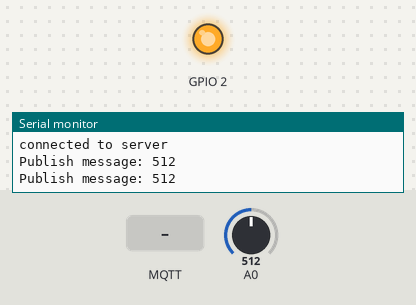
Bench run of a sketch on a simulated ESP8266 (NodeMCU). Parts: output pins drawn as LEDs (lit = HIGH, except the on-board LED, lit = LOW), the last lines printed to the serial monitor. The inputs (shaded band) are chosen by the test bench; at power-on: A0 = 512. WiFi joins after 1.5 s; servers stay silent unless stated; no MQTT or app messages arrive unless stated.

Above: at 2.7 s.
2.8 s: MQTT message "0" arrives on the first subscribed topic
At 3.6 s:
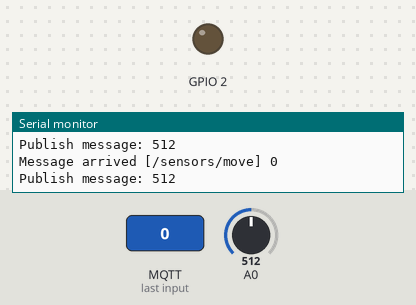
4.3 s: MQTT message "1" arrives on the first subscribed topic
At 4.8 s:
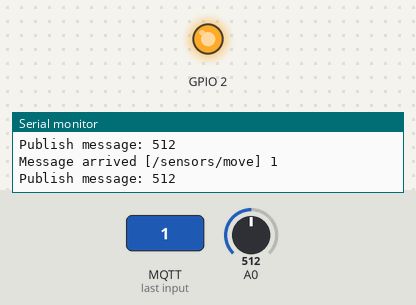
5.8 s: MQTT message "2" arrives on the first subscribed topic
At 7.1 s:
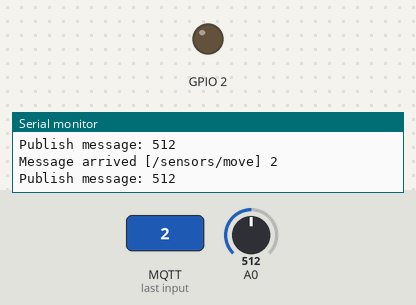
Timing chart, 0 to 8.8 s (numbered marks = the images above; inputs shaded):
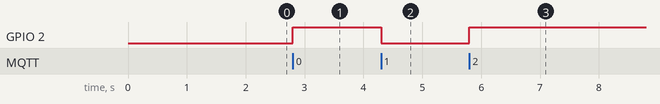

The sketch:

ESPmqttEclipse.ino
```cpp
#include "definitions.h"
#include <ESP8266WiFi.h>
#include <PubSubClient.h>

WiFiClient espClient;
PubSubClient client(espClient);

void setup() {
  pinMode(BUILTIN_LED, OUTPUT);
  Serial.begin(115200);
  setupWiFi();
  client.setServer(mqttServer, 1883);
  client.setCallback(callback);
}

void loop() {
  if (!client.connected()) {
    reconnect();
  }
  client.loop();

  long now = millis();
  if (now - lastMsg > timeUpdate) {
    lastMsg = now;
    value = analogRead(A0);
    snprintf (msg, 50, "%ld", value);
    Serial.print("Publish message: ");
    Serial.println(msg);
    client.publish("/sensors/move", msg);
  }
}
```

definitions.h
```cpp
#include <Arduino.h>

const char* ssid = "HOFFEN_IoT";
const char* password = "H0ffen.147";

const char* mqttServer = "mqtt.eclipse.org";
const char* mqttUser = "";
const char* mqttPassword = "";
const String mqttClientId = "";

long lastMsg = 0;
char msg[50];
int value = 0;

int timeUpdate = 1000;
```

functions.ino
```cpp
void setupWiFi() {
  delay(10);
  Serial.println();
  Serial.print("Connecting to ");
  Serial.println(ssid);

  WiFi.begin(ssid, password);

  while (WiFi.status() != WL_CONNECTED) {
    delay(500);
    Serial.print(".");
  }

  randomSeed(micros());

  Serial.println("WiFi connected");
  Serial.println("IP address: ");
  Serial.println(WiFi.localIP());
}


void callback(char* topic, byte* payload, unsigned int length) {
  Serial.print("Message arrived [");
  Serial.print(topic);
  Serial.print("] ");
  for (int i = 0; i < length; i++) {
    Serial.print((char)payload[i]);
  }
  Serial.println();

  if ((char)payload[0] == '1') {
    digitalWrite(BUILTIN_LED, LOW);
  } else {
    digitalWrite(BUILTIN_LED, HIGH);
  }
}


void reconnect() {
  while (!client.connected()) {
    Serial.print("Attempting MQTT connection: ");
    Serial.println(mqttServer);

    if (client.connect(mqttClientId.c_str())) {
      Serial.println("connected to server");
      client.publish("/sensors/move", "Ready");
      client.subscribe("/sensors/move");
    } else {
      Serial.print("failed, rc=");
      Serial.print(client.state());
      Serial.println(" try again in 5 seconds");
      delay(5000);
    }
  }
}
```

Measured:
- after the input at 2.8 s, GPIO 2: LOW → HIGH at once
- after the input at 4.3 s, GPIO 2: HIGH → LOW at once
- after the input at 5.8 s, GPIO 2: LOW → HIGH at once
